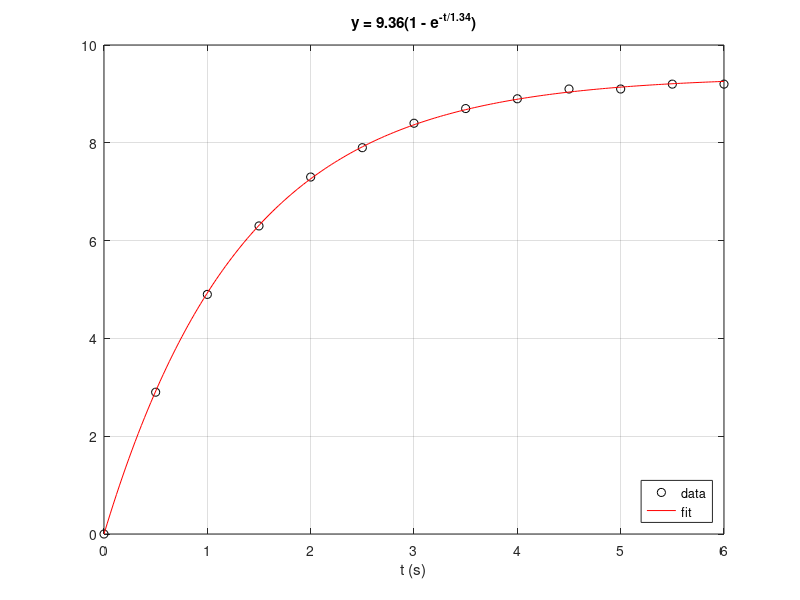

Recreate this plot in MATLAB.
% Day 070 · The Basic Fitting Interface and Nonlinear Least-Squares Fits — A nonlinear fit with fminsearch
% Run: open this file in MATLAB and press Run (or type example_1 in the Command Window)

t = 0:0.5:6;
y = [0 2.9 4.9 6.3 7.3 7.9 8.4 8.7 8.9 9.1 9.1 9.2 9.2];   % a first-order step response
model = @(c, t) c(1) * (1 - exp(-t / c(2)));
sse = @(c) sum((y - model(c, t)).^2);
c = fminsearch(sse, [5 1]);
fprintf('Final value K = %.3f, time constant tau = %.3f s\n', c(1), c(2));
tf = linspace(0, 6, 200);
plot(t, y, 'ko', tf, model(c, tf), 'r-'); grid on
xlabel('t (s)'); legend('data', 'fit', 'Location', 'southeast')
title(sprintf('y = %.2f(1 - e^{-t/%.2f})', c(1), c(2)))
